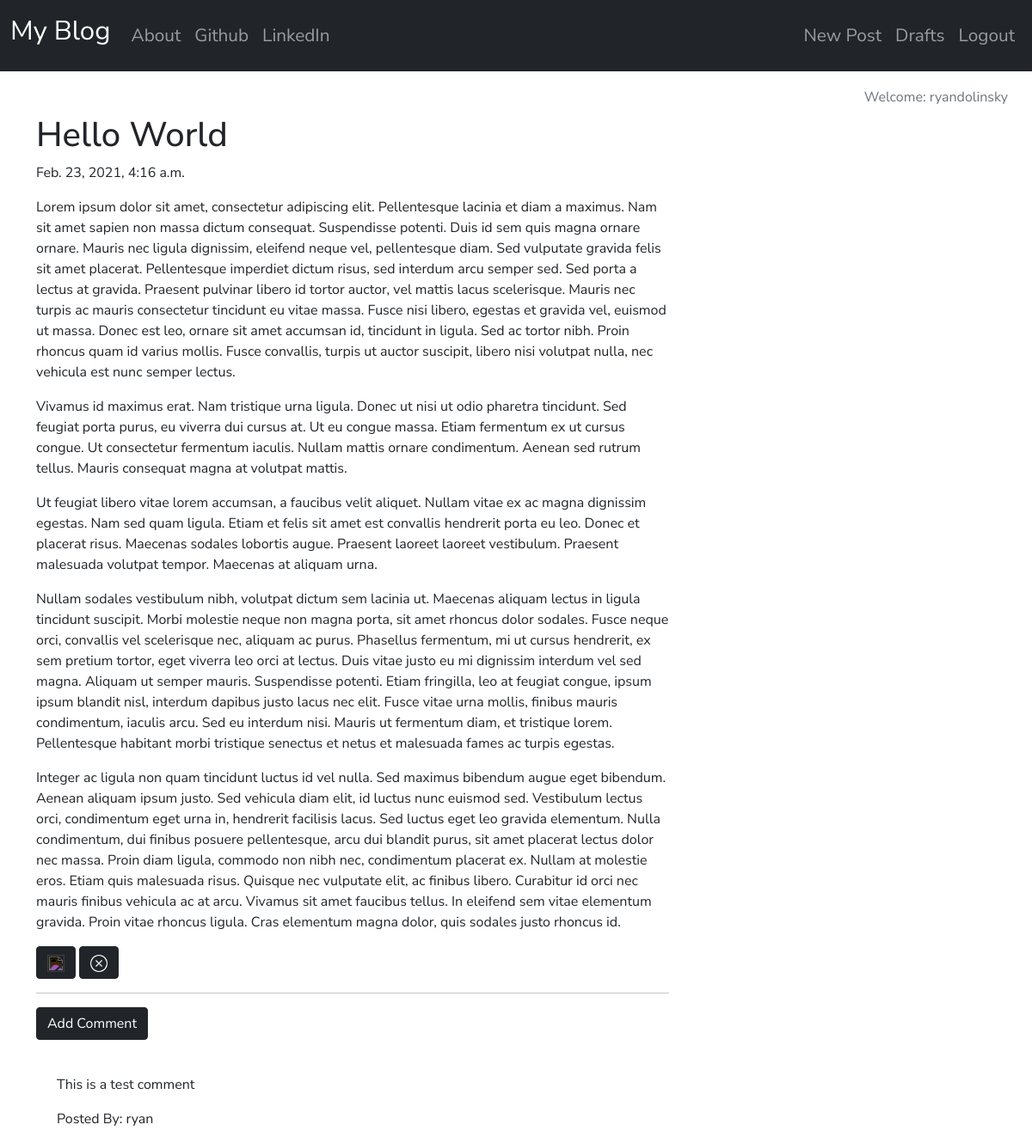
Screenshot of /post/3 (signed in) with the database file from the repository.
### blog/models.py (models this page shows, shortened)
class Post(models.Model):
    author = models.ForeignKey('auth.User', on_delete=models.CASCADE)
    title = models.CharField(max_length=200)
    text = models.TextField()
    create_date = models.DateTimeField(default=timezone.now)
    published_date = models.DateTimeField(blank=True, null=True)

class Comment(models.Model):
    post = models.ForeignKey('blog.Post', related_name='comments', on_delete=models.CASCADE)
    author = models.CharField(max_length=200)
    text = models.TextField()
    create_date = models.DateTimeField(default=timezone.now())
    approved_comment = models.BooleanField(default=False)

### blog/views.py (the view)
# urls.py: path('post/<int:pk>', views.PostDetailView.as_view(), name='post_detail'),
class PostDetailView(DetailView):
    model = Post

### blog/templates/blog/post_detail.html (shortened to what this page needs)
{% extends 'blog/base.html' %}
{% block Content %}
{% load static %}
<h1 class="posttitle">{{ post.title }}</h1>
{% if post.published_date %}
    <div class="date postdate">
        {{ post.published_date }}
    </div>
{% else %}
    <a class="btn btn-primary" href="{% url 'post_publish' pk=post.pk %}">Publish</a>
{% endif %}
<p class="postcontent">{{post.text|safe|linebreaksbr}}</p>
{% if user.is_authenticated %}
<a class="btn btn-dark" href="{% url 'post_edit' pk=post.pk %}"> <img src="{% static 'images/edit.png' %}" style="filter:invert(100%);width:20px;height:20px;" alt=""> </a>
<a class="btn btn-dark" href="{% url 'post_remove' pk=post.pk %}"> <img src="{% static 'images/remove.png' %}" style="filter:invert(100%);width:20px;height:20px;" alt=""> </a>
{% endif %}
<hr>
<a class='btn btn-dark btn-comment' href="{% url 'add_comment_to_post' pk=post.pk %}">Add Comment</a>
<div class="container">
    {% for comment in post.comments.all %}
    <br>
    {% if user.is_authenticated or comment.approve_comment %}
        <p>{{comment.text|safe|linebreaks}}</p>
        <p>Posted By: {{comment.author}}</p>
    {% endif %}
    {% empty %}
    <p>No Comments</p>
    {% endfor %}
</div>
{% endblock %}

### blog/templates/blog/base.html (shortened to what this page needs)
<!DOCTYPE html>
{% load static %}
<html lang="en" dir="ltr">
    <head>
        <link href="https://cdn.jsdelivr.net/npm/bootstrap@5.0.0-beta2/dist/css/bootstrap.min.css" rel="stylesheet">
        <link rel="stylesheet" href="//cdn.jsdelivr.net/npm/medium-editor@latest/dist/css/medium-editor.min.css" type="text/css" media="screen" charset="utf-8">
        <link rel="stylesheet" href="{% static 'css/blog.css' %}">
    </head>
    <body>
        <nav class="navbar navbar-expand-lg navbar-dark bg-dark techfont">
          <div class="container-fluid">
            <a class="navbar-brand bigbrand" href="{% url 'post_list' %}">My Blog</a>
            <div class="collapse navbar-collapse" id="navbarNav">
              <ul class="navbar-nav">
                <li class="nav-item">
                  <a class="nav-link" href="{% url 'about' %}">About</a>
                </li>
                <li class="nav-item">
                  <a class="nav-link" href="https://github.com/ryandol1" target="_blank">Github</a>
                </li>
                <li class="nav-item">
                  <a class="nav-link" href="https://www.linkedin.com/in/ryan-dolinsky/" target="_blank">LinkedIn</a>
                </li>
              </ul>
              <ul class="navbar-nav ms-auto">
                  {% if user.is_authenticated %}
                  <li class="nav-item">
                    <a class="nav-link" href="{% url 'post_new' %}">New Post</a>
                  </li>
                  <li class="nav-item">
                    <a class="nav-link" href="{% url 'post_draft_list' %}">Drafts</a>
                  </li>
                  <li class="nav-item">
                    <a class="nav-link" href="{% url 'logout' %}">Logout</a>
                  </li>
                  {% else %}
                  <li class="nav-item">
                    <a class="nav-link" href="{% url 'login' %}"> <img src="{% static 'images/login.png' %}" style="width:30px;height:30px;" alt=""> </a>
                  </li>
                  {% endif %}
              </ul>
            </div>
          </div>
        </nav>
{% if user.is_authenticated %}
            <div class="container-fluid">
              <ul class="nav justify-content-end">
                  <li class="nav-item">
                    <a class="nav-link disabled" style="font-size: 1em; vertical-align:bottom;">Welcome: {{ user.username }}</a>
                  </li>
              </ul>
            </div>
{% endif %}
        <div class="content container">
            <div class="row">
                <div class="col-md-8">
                    <div class="blog_posts">
                        {% block Content %}
                        {% endblock %}
                    </div>
                </div>
            </div>
        </div>
    </body>
</html>

### blog/static/css/blog.css (style rules this page uses)
body { font-family: 'Nunito Sans', sans-serif; }
.techfont { font-family: 'Nunito Sans', sans-serif; font-size: 1.3em; margin-bottom: 10px; font-color: #353536; }
.bigbrand { font-family: 'Nunito Sans', sans-serif; font-size: 1.5em; margin-bottom: 10px; font-color: #353536; }

### rows the page displays
Post: title "Hello World", published_date "Feb. 23, 2021, 4:16 a.m.", text "Lorem ipsum dolor sit amet, consectetur adipiscing elit. Pellentesque lacinia et diam a maximus. Nam sit amet sapien non massa dictum consequat. Suspendisse potenti. Duis id sem quis magna ornare ornare. Mauris nec ligula dignissim, eleifend neque vel, pellentesque diam. Sed vulputate gravida felis sit amet placerat. Pellentesque imperdiet dictum risus, sed interdum arcu semper sed. Sed porta a lectus at gravida. Praesent pulvinar libero id tortor auctor, vel mattis lacus scelerisque. Mauris nec turpis ac mauris consectetur tincidunt eu vitae massa. Fusce nisi libero, egestas et gravida vel, euismod ut massa. Donec est leo, ornare sit amet accumsan id, tincidunt in ligula. Sed ac tortor…"
Comment: text "This is a test comment", author "ryan"

### other values shown
{{ user.username }} "ryandolinsky"
